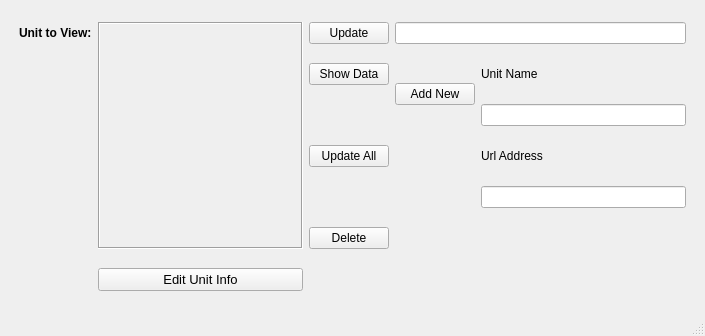
<?xml version="1.0" encoding="UTF-8"?>
<ui version="4.0">
 <class>MainWindow</class>
 <widget class="QMainWindow" name="MainWindow">
  <property name="geometry">
   <rect>
    <x>0</x>
    <y>0</y>
    <width>705</width>
    <height>336</height>
   </rect>
  </property>
  <property name="windowTitle">
   <string>MainWindow</string>
  </property>
  <widget class="QWidget" name="centralwidget">
   <layout class="QGridLayout" name="gridLayout">
    <item row="0" column="3">
     <widget class="QPushButton" name="pushButton">
      <property name="sizePolicy">
       <sizepolicy hsizetype="Minimum" vsizetype="Maximum">
        <horstretch>0</horstretch>
        <verstretch>0</verstretch>
       </sizepolicy>
      </property>
      <property name="text">
       <string>Update</string>
      </property>
     </widget>
    </item>
    <item row="1" column="3">
     <widget class="QPushButton" name="show_data">
      <property name="text">
       <string>Show Data</string>
      </property>
     </widget>
    </item>
    <item row="0" column="2" rowspan="6">
     <widget class="QScrollArea" name="scrollArea">
      <property name="frameShape">
       <enum>QFrame::Box</enum>
      </property>
      <property name="sizeAdjustPolicy">
       <enum>QAbstractScrollArea::AdjustToContents</enum>
      </property>
      <property name="widgetResizable">
       <bool>true</bool>
      </property>
      <widget class="QWidget" name="scrollAreaWidgetContents">
       <property name="geometry">
        <rect>
         <x>0</x>
         <y>0</y>
         <width>202</width>
         <height>208</height>
        </rect>
       </property>
      </widget>
     </widget>
    </item>
    <item row="1" column="4" rowspan="2">
     <widget class="QPushButton" name="pushButton_2">
      <property name="text">
       <string>Add New</string>
      </property>
     </widget>
    </item>
    <item row="6" column="2">
     <widget class="QPushButton" name="EditUnit">
      <property name="font">
       <font>
        <pointsize>10</pointsize>
       </font>
      </property>
      <property name="text">
       <string>Edit Unit Info</string>
      </property>
     </widget>
    </item>
    <item row="1" column="5">
     <widget class="QLabel" name="label_2">
      <property name="text">
       <string>Unit Name</string>
      </property>
     </widget>
    </item>
    <item row="0" column="4" colspan="2">
     <widget class="QLineEdit" name="ErrorEdit">
      <property name="clearButtonEnabled">
       <bool>false</bool>
      </property>
     </widget>
    </item>
    <item row="5" column="3">
     <widget class="QPushButton" name="pushButton_5">
      <property name="text">
       <string>Delete</string>
      </property>
     </widget>
    </item>
    <item row="0" column="1">
     <widget class="QLabel" name="label">
      <property name="font">
       <font>
        <weight>75</weight>
        <bold>true</bold>
       </font>
      </property>
      <property name="text">
       <string>Unit to View:</string>
      </property>
     </widget>
    </item>
    <item row="3" column="5">
     <widget class="QLabel" name="label_3">
      <property name="text">
       <string>Url Address</string>
      </property>
     </widget>
    </item>
    <item row="3" column="3">
     <widget class="QPushButton" name="pushButton_3">
      <property name="text">
       <string>Update All</string>
      </property>
     </widget>
    </item>
    <item row="2" column="5">
     <widget class="QLineEdit" name="lineEdit">
      <property name="autoFillBackground">
       <bool>false</bool>
      </property>
     </widget>
    </item>
    <item row="4" column="5">
     <widget class="QLineEdit" name="lineEdit_2">
      <property name="clearButtonEnabled">
       <bool>true</bool>
      </property>
     </widget>
    </item>
    <item row="0" column="0">
     <spacer name="horizontalSpacer">
      <property name="orientation">
       <enum>Qt::Horizontal</enum>
      </property>
      <property name="sizeType">
       <enum>QSizePolicy::Fixed</enum>
      </property>
      <property name="sizeHint" stdset="0">
       <size>
        <width>10</width>
        <height>20</height>
       </size>
      </property>
     </spacer>
    </item>
    <item row="2" column="6">
     <spacer name="horizontalSpacer_2">
      <property name="orientation">
       <enum>Qt::Horizontal</enum>
      </property>
      <property name="sizeType">
       <enum>QSizePolicy::Fixed</enum>
      </property>
      <property name="sizeHint" stdset="0">
       <size>
        <width>10</width>
        <height>20</height>
       </size>
      </property>
     </spacer>
    </item>
   </layout>
  </widget>
  <widget class="QMenuBar" name="menubar">
   <property name="geometry">
    <rect>
     <x>0</x>
     <y>0</y>
     <width>705</width>
     <height>21</height>
    </rect>
   </property>
  </widget>
  <widget class="QStatusBar" name="statusbar"/>
 </widget>
 <resources/>
 <connections/>
</ui>
